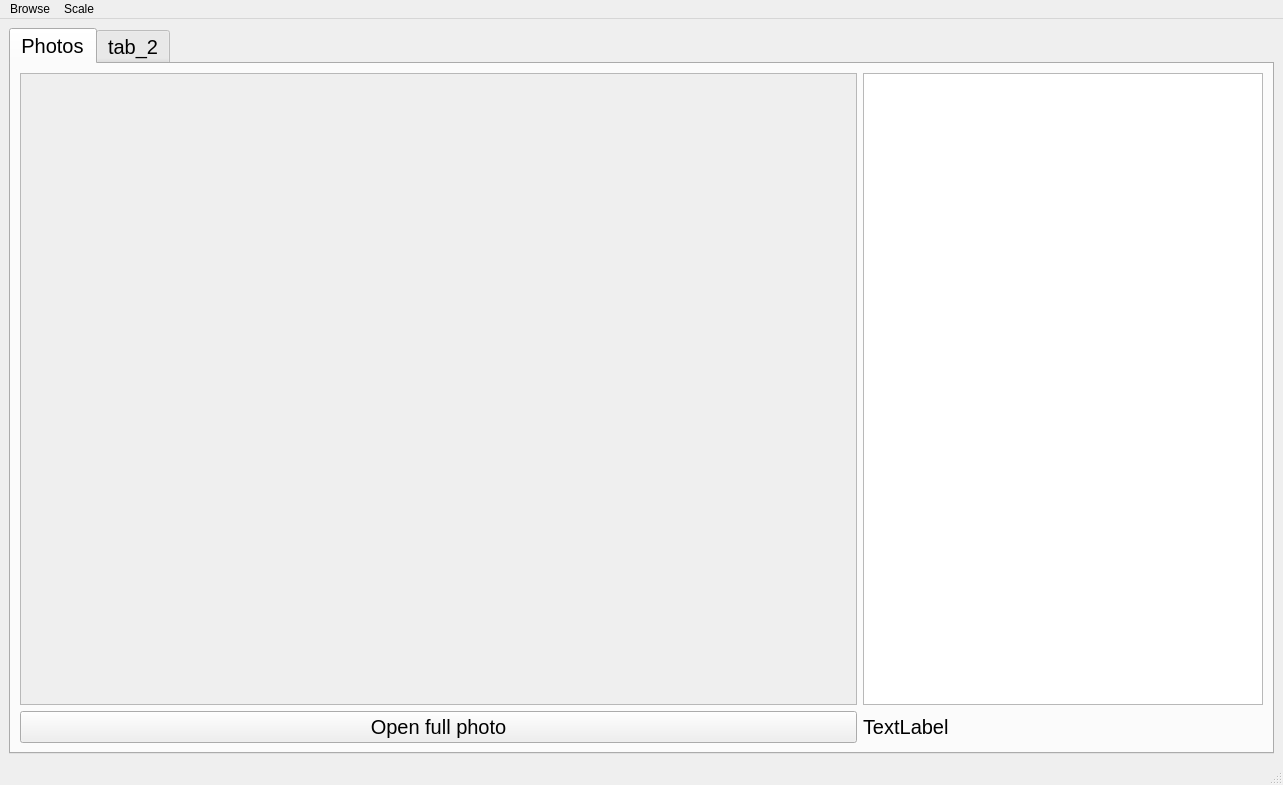
<?xml version="1.0" encoding="UTF-8"?>
<ui version="4.0">
 <class>MainWindow</class>
 <widget class="QMainWindow" name="MainWindow">
  <property name="geometry">
   <rect>
    <x>0</x>
    <y>0</y>
    <width>1283</width>
    <height>785</height>
   </rect>
  </property>
  <property name="sizePolicy">
   <sizepolicy hsizetype="Preferred" vsizetype="Preferred">
    <horstretch>0</horstretch>
    <verstretch>0</verstretch>
   </sizepolicy>
  </property>
  <property name="windowTitle">
   <string>Photo Manager</string>
  </property>
  <property name="windowIcon">
   <iconset>
    <normaloff>../Image_sources/1200px-Picture_icon_BLACK.svg.png</normaloff>../Image_sources/1200px-Picture_icon_BLACK.svg.png</iconset>
  </property>
  <property name="iconSize">
   <size>
    <width>24</width>
    <height>24</height>
   </size>
  </property>
  <widget class="QWidget" name="centralwidget">
   <property name="enabled">
    <bool>true</bool>
   </property>
   <property name="sizePolicy">
    <sizepolicy hsizetype="Preferred" vsizetype="Preferred">
     <horstretch>0</horstretch>
     <verstretch>0</verstretch>
    </sizepolicy>
   </property>
   <layout class="QGridLayout" name="gridLayout">
    <item row="0" column="0">
     <widget class="QTabWidget" name="tabWidget">
      <property name="enabled">
       <bool>true</bool>
      </property>
      <property name="sizePolicy">
       <sizepolicy hsizetype="Preferred" vsizetype="Preferred">
        <horstretch>0</horstretch>
        <verstretch>0</verstretch>
       </sizepolicy>
      </property>
      <property name="minimumSize">
       <size>
        <width>0</width>
        <height>0</height>
       </size>
      </property>
      <property name="sizeIncrement">
       <size>
        <width>0</width>
        <height>0</height>
       </size>
      </property>
      <property name="baseSize">
       <size>
        <width>0</width>
        <height>0</height>
       </size>
      </property>
      <property name="font">
       <font>
        <pointsize>15</pointsize>
        <italic>false</italic>
        <bold>false</bold>
        <underline>false</underline>
        <strikeout>false</strikeout>
        <kerning>true</kerning>
       </font>
      </property>
      <property name="mouseTracking">
       <bool>false</bool>
      </property>
      <property name="tabletTracking">
       <bool>false</bool>
      </property>
      <property name="tabPosition">
       <enum>QTabWidget::North</enum>
      </property>
      <property name="tabShape">
       <enum>QTabWidget::Rounded</enum>
      </property>
      <property name="currentIndex">
       <number>0</number>
      </property>
      <property name="iconSize">
       <size>
        <width>16</width>
        <height>16</height>
       </size>
      </property>
      <property name="elideMode">
       <enum>Qt::ElideNone</enum>
      </property>
      <widget class="QWidget" name="Photos">
       <property name="enabled">
        <bool>true</bool>
       </property>
       <property name="font">
        <font>
         <pointsize>15</pointsize>
         <italic>false</italic>
         <bold>false</bold>
         <underline>false</underline>
         <strikeout>false</strikeout>
         <kerning>true</kerning>
        </font>
       </property>
       <attribute name="title">
        <string>Photos</string>
       </attribute>
       <layout class="QGridLayout" name="gridLayout_2">
        <item row="0" column="0">
         <widget class="QScrollArea" name="scrollArea">
          <property name="widgetResizable">
           <bool>true</bool>
          </property>
          <widget class="QWidget" name="scrollAreaWidgetContents">
           <property name="geometry">
            <rect>
             <x>0</x>
             <y>0</y>
             <width>833</width>
             <height>623</height>
            </rect>
           </property>
          </widget>
         </widget>
        </item>
        <item row="1" column="1">
         <widget class="QLabel" name="label">
          <property name="enabled">
           <bool>true</bool>
          </property>
          <property name="text">
           <string>TextLabel</string>
          </property>
         </widget>
        </item>
        <item row="1" column="0">
         <widget class="QPushButton" name="pushButton">
          <property name="enabled">
           <bool>true</bool>
          </property>
          <property name="text">
           <string>Open full photo</string>
          </property>
         </widget>
        </item>
        <item row="0" column="1">
         <widget class="QListWidget" name="listWidget">
          <property name="sizePolicy">
           <sizepolicy hsizetype="Minimum" vsizetype="Expanding">
            <horstretch>0</horstretch>
            <verstretch>0</verstretch>
           </sizepolicy>
          </property>
          <property name="minimumSize">
           <size>
            <width>400</width>
            <height>0</height>
           </size>
          </property>
          <property name="maximumSize">
           <size>
            <width>200</width>
            <height>16777215</height>
           </size>
          </property>
         </widget>
        </item>
       </layout>
      </widget>
      <widget class="QWidget" name="tab_2">
       <attribute name="title">
        <string>tab_2</string>
       </attribute>
      </widget>
     </widget>
    </item>
   </layout>
  </widget>
  <widget class="QMenuBar" name="menubar">
   <property name="geometry">
    <rect>
     <x>0</x>
     <y>0</y>
     <width>1283</width>
     <height>22</height>
    </rect>
   </property>
   <widget class="QMenu" name="menuBrowse">
    <property name="title">
     <string>Browse</string>
    </property>
    <addaction name="action_Open_File"/>
   </widget>
   <widget class="QMenu" name="menuScale">
    <property name="title">
     <string>Scale</string>
    </property>
    <addaction name="action_Zoom_in"/>
    <addaction name="action_Zoom_out"/>
    <addaction name="action_Original_size"/>
    <addaction name="action_Adjust_the_size"/>
   </widget>
   <addaction name="menuBrowse"/>
   <addaction name="menuScale"/>
  </widget>
  <widget class="QStatusBar" name="statusbar"/>
  <action name="action_Open_File">
   <property name="checkable">
    <bool>false</bool>
   </property>
   <property name="text">
    <string>Open File</string>
   </property>
  </action>
  <action name="action_Zoom_in">
   <property name="text">
    <string>Zoom in</string>
   </property>
   <property name="shortcut">
    <string>Ctrl+=</string>
   </property>
  </action>
  <action name="action_Zoom_out">
   <property name="text">
    <string>Zoom out</string>
   </property>
   <property name="shortcut">
    <string>Ctrl+-</string>
   </property>
  </action>
  <action name="action_Original_size">
   <property name="text">
    <string>Original size</string>
   </property>
  </action>
  <action name="action_Adjust_the_size">
   <property name="text">
    <string>Adjust the size</string>
   </property>
  </action>
 </widget>
 <resources/>
 <connections/>
</ui>
